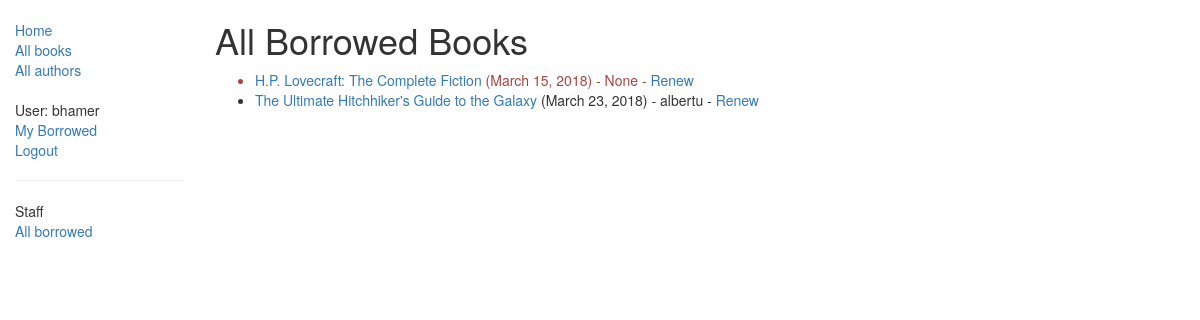
Page /catalog/borrowed/ (signed in) on the committed database.
### catalog/models.py (models this page shows, shortened)
class BookInstance(models.Model):
    id = models.UUIDField(primary_key=True, default=uuid.uuid4, help_text="Unique ID for this particular book across whole library")
    book = models.ForeignKey('Book', on_delete=models.SET_NULL, null=True)
    imprint = models.CharField(max_length=200)
    due_back = models.DateField(null=True, blank=True)
    borrower = models.ForeignKey(User, on_delete=models.SET_NULL, null=True, blank=True)
    @property
    def is_overdue(self):
        if self.due_back and date.today() > self.due_back:
            return True
        return False
    LOAN_STATUS = (
        ('d', 'Maintenance'),
        ('o', 'On loan'),
        ('a', 'Available'),
        ('r', 'Reserved'),
    )
    status= models.CharField(max_length=1, choices=LOAN_STATUS, blank=True, default='d', help_text='Book availability')
    class Meta:
        ordering = ["due_back"]
        permissions = (("can_mark_returned", "Set book as returned"),)

class Book(models.Model):
    title = models.CharField(max_length=200)
    author = models.ForeignKey('Author', on_delete=models.SET_NULL, null=True)
    summary = models.TextField(max_length=1000, help_text="Enter a brief description of the book")
    isbn = models.CharField('ISBN',max_length=13, help_text='13 Character <a href="https://www.isbn-international.org/content/what-isbn">ISBN number</a>')
    genre = models.ManyToManyField(Genre, help_text="Select a genre for this book")
    language = models.ForeignKey('Language', on_delete=models.SET_NULL, null=True)

### catalog/views.py (the view)
# urls.py: path(r'borrowed/', views.LoanedBooksAllListView.as_view(), name='all-borrowed'), #Added for challenge
class LoanedBooksAllListView(PermissionRequiredMixin,generic.ListView):
    model = BookInstance
    permission_required = 'catalog.can_mark_returned'
    template_name ='catalog/bookinstance_list_borrowed_all.html'
    paginate_by = 10
    def get_queryset(self):
        return BookInstance.objects.filter(status__exact='o').order_by('due_back')

### catalog/templates/catalog/bookinstance_list_borrowed_all.html
{% extends "base_generic.html" %}
{% block content %}
    <h1>All Borrowed Books</h1>
    {% if bookinstance_list %}
    <ul>
      {% for bookinst in bookinstance_list %}
      <li class="{% if bookinst.is_overdue %}text-danger{% endif %}">
        <a href="{% url 'book-detail' bookinst.book.pk %}">{{bookinst.book.title}}</a> ({{ bookinst.due_back }}) {% if user.is_staff %}- {{ bookinst.borrower }}{% endif %} {% if perms.catalog.can_mark_returned %}- <a href="{% url 'renew-book-librarian' bookinst.id %}">Renew</a>  {% endif %}
      </li>
      {% endfor %}
    </ul>
    {% else %}
      <p>There are no books borrowed.</p>
    {% endif %}
{% endblock %}

### catalog/templates/base_generic.html (shortened to what this page needs)
<!DOCTYPE html>
<html lang="en">
<head>
  <link rel="stylesheet" href="https://maxcdn.bootstrapcdn.com/bootstrap/3.3.7/css/bootstrap.min.css">
  {% load static %}
  <link rel="stylesheet" href="{% static 'css/styles.css' %}">
</head>
<body>
<div class="container-fluid">
<div class="row">
  <div class="col-sm-2">
  {% block sidebar %}
  <ul class="sidebar-nav">
    <li><a href="{% url 'index' %}">Home</a></li>
    <li><a href="{% url 'books' %}">All books</a></li>
    <li><a href="{% url 'authors' %}">All authors</a></li>
  </ul>
  <ul class="sidebar-nav">
   {% if user.is_authenticated %}
     <li>User: {{ user.get_username }}</li>
     <li><a href="{% url 'my-borrowed' %}">My Borrowed</a></li>
     <li><a href="{% url 'logout'%}?next={{request.path}}">Logout</a></li>
   {% else %}
     <li><a href="{% url 'login'%}?next={{request.path}}">Login</a></li>
   {% endif %}
  </ul>
   {% if user.is_staff %}
   <hr />
   <ul class="sidebar-nav">
   <li>Staff</li>
   {% if perms.catalog.can_mark_returned %}
   <li><a href="{% url 'all-borrowed' %}">All borrowed</a></li>
   {% endif %}
   </ul>
    {% endif %}
{% endblock %}
  </div>
  <div class="col-sm-10 ">
  {% block content %}{% endblock %}
  </div>
</div>
</div>
</body>
</html>

### catalog/static/css/styles.css (style rules this page uses)
.sidebar-nav { margin-top: 20px; padding: 0; list-style: none; }

### rows in the picture
BookInstance: book "H.P. Lovecraft: The Complete Fiction", due_back "March 15, 2018", borrower "None"
BookInstance: book "The Ultimate Hitchhiker's Guide to the Galaxy", due_back "March 23, 2018", borrower "albertu"

### other values in the picture
{{ user.get_username }} "bhamer"
